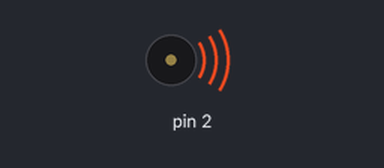
A sketch run on a simulated Arduino Uno, built with avr-gcc and run on an emulated ATmega328P. Shown: buzzer (waves = sounding).

Above: at 0.1 s.
Timing chart, 0 to 1.6 s (numbered marks = the images above):
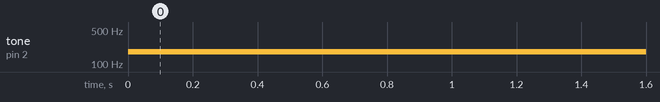

Measured:
- by itself, tone on pin 2: silent → 180 Hz at 0.00 s

The sketch:

tone.ino
```cpp
void setup() {


}

void loop() {
 // tone(2,60);
  //delay(200);
  //noTone(3);
  tone(2,180);


  // put your main code here, to run repeatedly:

}
```
